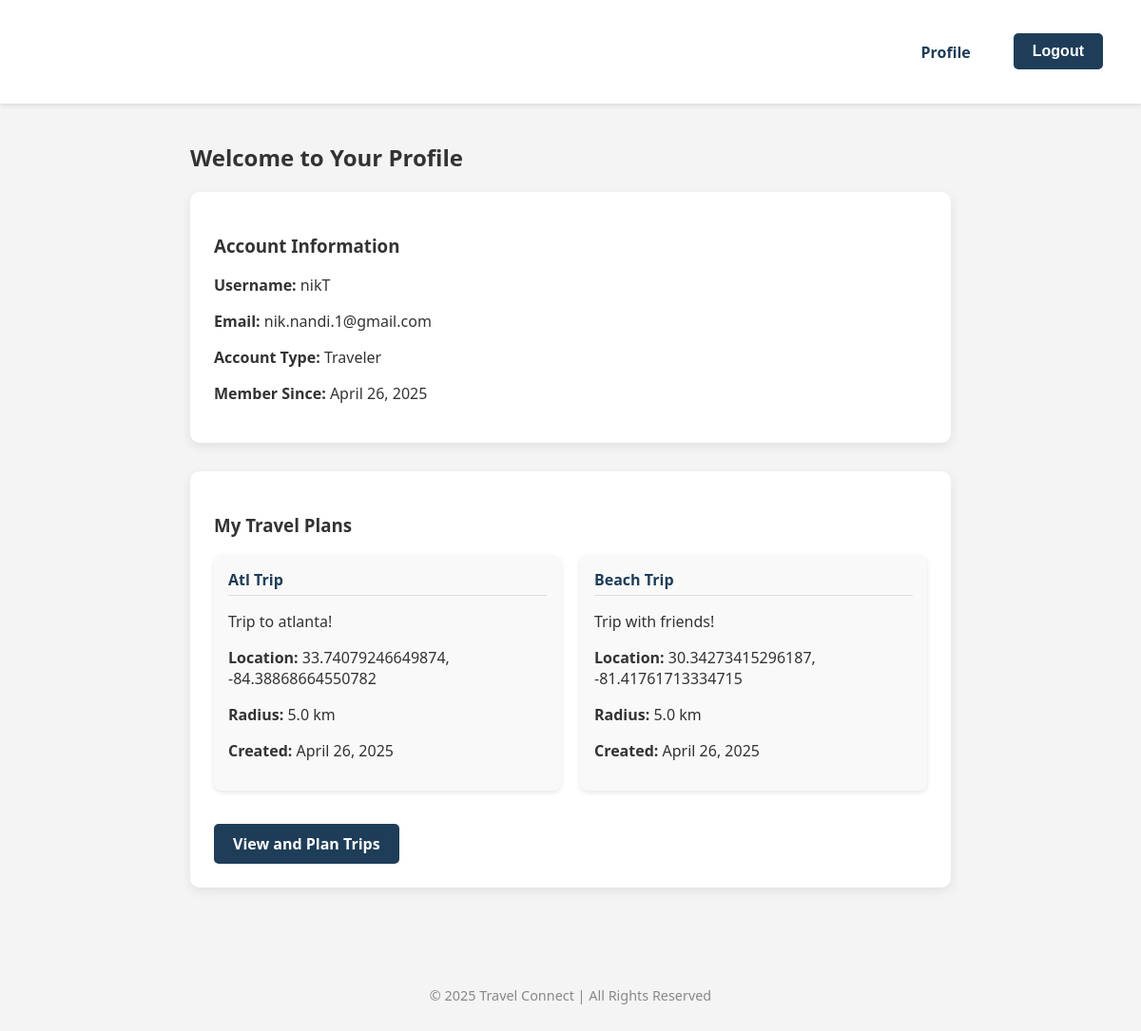
The app's page /accounts/profile/ (signed in) with its own data.
### pages/models.py (models this page shows, shortened)
class User(AbstractUser):
    ROLE_CHOICES = (
        ('traveler', 'Traveler'),
        ('guide', 'Tour Guide'),
        ('admin', 'Admin'),
    )
    role = models.CharField(max_length=20, choices=ROLE_CHOICES, default='traveler')
    def is_traveler(self):
        return self.role == 'traveler'
    def is_guide(self):
        return self.role == 'guide'
    def is_admin(self):
        return self.role == 'admin'

class TripArea(models.Model):
    user = models.ForeignKey(User, on_delete=models.CASCADE, related_name='trip_areas')
    name = models.CharField(max_length=100)
    description = models.TextField(blank=True)
    latitude = models.FloatField()
    longitude = models.FloatField()
    radius = models.FloatField()  # in kilometers
    created_at = models.DateTimeField(auto_now_add=True)

### pages/views.py (the view, shortened to what this page needs)
# urls.py: path('accounts/profile/', views.profile_view, name='profile'),
@login_required
def profile_view(request):
    trip_areas = TripArea.objects.filter(user=request.user)
    context = {'trip_areas': trip_areas}
    return render(request, 'pages/profile.html', context)

### pages/templates/pages/profile.html (shortened to what this page needs)
{% extends 'pages/base.html' %}
{% block content %}
<div class="profile-container">
    {% if user.is_admin %}
        {% include 'pages/admin_dashboard.html' %}
    {% else %}
        <h2>Welcome to Your Profile</h2>
        <div class="profile-card">
            <h3>Account Information</h3>
            <p><strong>Username:</strong> {{ user.username }}</p>
            <p><strong>Email:</strong> {{ user.email }}</p>
            <p><strong>Account Type:</strong> {{ user.get_role_display }}</p>
            <p><strong>Member Since:</strong> {{ user.date_joined|date:"F j, Y" }}</p>
        </div>
        {% if user.is_traveler %}
        <div class="profile-section">
            <h3>My Travel Plans</h3>
            {% if trip_areas %}
                <div class="trip-areas">
                    {% for trip in trip_areas %}
                    <div class="trip-card">
                        <h4>{{ trip.name }}</h4>
                        {% if trip.description %}
                        <p>{{ trip.description }}</p>
                        {% endif %}
                        <p><strong>Location:</strong> {{ trip.latitude }}, {{ trip.longitude }}</p>
                        <p><strong>Radius:</strong> {{ trip.radius }} km</p>
                        <p><strong>Created:</strong> {{ trip.created_at|date:"F j, Y" }}</p>
                    </div>
                    {% endfor %}
                </div>
            {% else %}
                <p>You haven't created any travel plans yet.</p>
            {% endif %}
            <a href="{% url 'map_ui' %}" class="btn">View and Plan Trips</a>
        </div>
        {% endif %}
    {% endif %}
</div>
{% endblock %}

### pages/static/core/style.css (style rules this page uses)
body { font-family: 'Segoe UI', sans-serif; margin: 0; padding: 0; background-color: #f4f4f4; color: #333; }
a { text-decoration: none; color: #1e3d58; }
.profile-container { max-width: 800px; margin: 40px auto; padding: 0 20px; }
.profile-card { background-color: white; border-radius: 10px; padding: 25px; box-shadow: 0 4px 12px rgba(0,0,0,0.08); margin-bottom: 30px; }
.profile-section { background-color: white; border-radius: 10px; padding: 25px; box-shadow: 0 4px 12px rgba(0,0,0,0.08); margin-bottom: 30px; }
.btn { display: inline-block; background-color: #1e3d58; color: white; padding: 10px 20px; border-radius: 5px; margin-top: 15px; font-weight: 600; border: none; cursor: pointer; text-align: center; font-size: 1rem; transition: background-color 0.3s ease, transform 0.2s ease; }
.trip-areas { display: grid; grid-template-columns: repeat(auto-fill, minmax(300px, 1fr)); gap: 20px; margin-bottom: 20px; }
.trip-card { background-color: #f9f9f9; border-radius: 8px; padding: 15px; box-shadow: 0 2px 5px rgba(0,0,0,0.1); transition: transform 0.2s ease, box-shadow 0.2s ease; }
.trip-card h4 { color: #1e3d58; margin-top: 0; margin-bottom: 10px; border-bottom: 1px solid #ddd; padding-bottom: 5px; }

### records on screen
User: username "nikT", email "nik.nandi.1@gmail.com", role "Traveler", date_joined "April 26, 2025"
TripArea: name "Atl Trip", description "Trip to atlanta!", latitude "33.74079246649874", longitude "-84.38868664550782", radius "5.0", created_at "April 26, 2025"
TripArea: name "Beach Trip", description "Trip with friends!", latitude "30.34273415296187", longitude "-81.41761713334715", radius "5.0", created_at "April 26, 2025"
